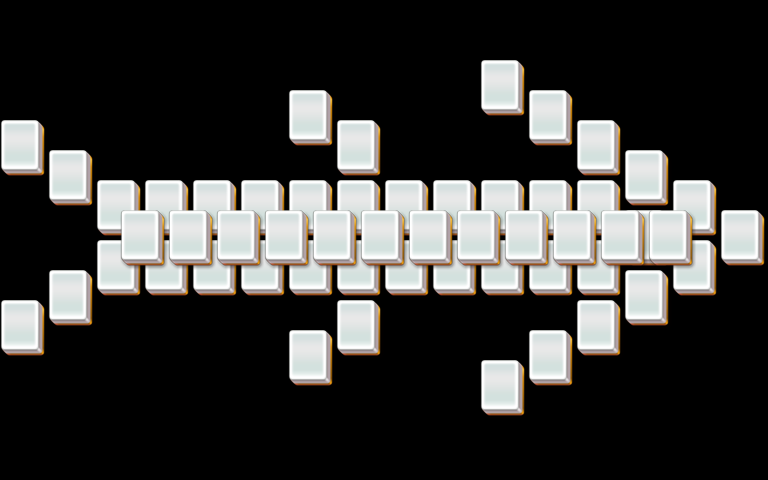

A 2D game scene composited from a Tiled map and its tileset images. What follows is a short description and the map's XML, with each tile layer's data collapsed to a summary:
An orthogonal 32x16 tile map with 24x30 px tiles, 5 tile layers (layer1, layer2, layer3, layer4, ...).

<map version="1.0" orientation="orthogonal" width="32" height="16" tilewidth="24" tileheight="30">
 <properties>
  <property name="species" value="10" />
 </properties>
 <tileset firstgid="1" name="mahjong" tilewidth="48" tileheight="60">
  <image source="mahjong.png" />
 </tileset>
 <layer name="layer1" width="32" height="16">
  <data>[512 cells, 42 non-empty, 1 distinct tile ids]</data>
 </layer>
 <layer name="layer2" width="32" height="16">
  <data>[512 cells, 42 non-empty, 1 distinct tile ids]</data>
 </layer>
 <layer name="layer3" width="32" height="16">
  <data>[512 cells, 12 non-empty, 1 distinct tile ids]</data>
 </layer>
 <layer name="layer4" width="32" height="16">
  <data>[512 cells, 0 non-empty, 0 distinct tile ids]</data>
 </layer>
 <layer name="layer5" width="32" height="16">
  <data>[512 cells, 0 non-empty, 0 distinct tile ids]</data>
 </layer>
</map>
